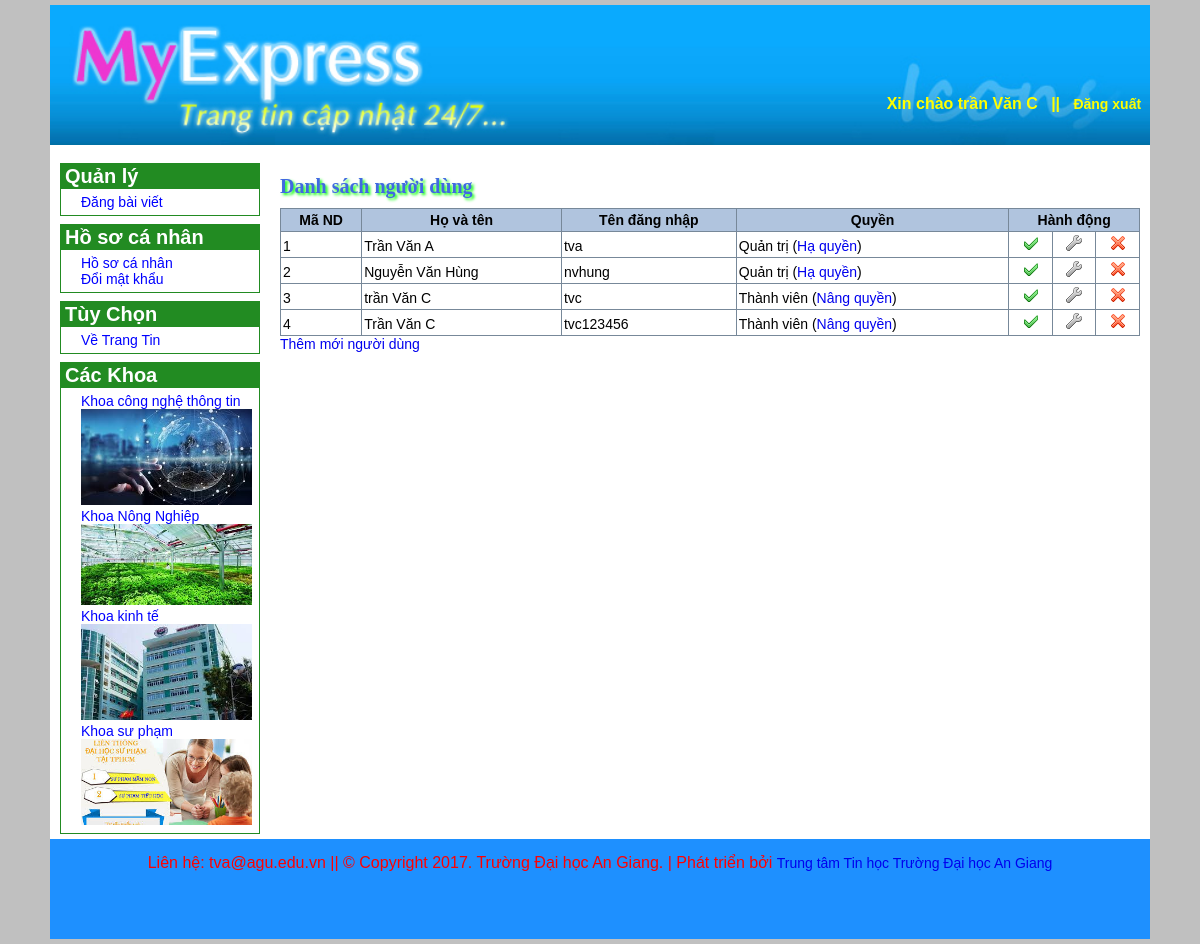
Screenshot of /Admin/index.php?do=nguoidung (signed in) with the database file from the repository.
### tables this page shows
CREATE TABLE `tbl_nguoidung` (
  `MaNguoiDung` int(10) NOT NULL,
  `TenNguoiDung` varchar(50) NOT NULL,
  `TenDangNhap` varchar(50) NOT NULL,
  `MatKhau` varchar(100) NOT NULL,
  `QuyenHan` tinyint(1) NOT NULL,
  `Khoa` tinyint(1) NOT NULL
);

### Admin/nguoidung.php (the view, shortened to what this page needs)
<?php
	$sql = "SELECT * FROM `tbl_nguoidung` WHERE 1";
	$danhsach = $connect->query($sql);
?>
<h3>Danh sách người dùng</h3>
<table class="DanhSach">
	<tr>
		<th>Mã ND</th>
		<th>Họ và tên</th>
		<th>Tên đăng nhập</th>
		<th>Quyền</th>
		<th colspan="3">Hành động</th>
	</tr>
	<?php
		while ($dong = $danhsach->fetch_array(MYSQLI_ASSOC))
		{
			echo "<tr  bgcolor='#ffffff' onmouseover='this.style.background=\"#dee3e7\"' onmouseout='this.style.background=\"#ffffff\"'>";
				echo "<td>" . $dong["MaNguoiDung"] . "</td>";
				echo "<td>" . $dong["TenNguoiDung"] . "</td>";
				echo "<td>" . $dong["TenDangNhap"] . "</td>";
				echo "<td>";
					if($dong["QuyenHan"] == 1)
						echo "Quản trị (<a href='index.php?do=nguoidung_kichhoat&id=" . $dong["MaNguoiDung"] . "&quyen=2'>Hạ quyền</a>)";
					else
						echo "Thành viên (<a href='index.php?do=nguoidung_kichhoat&id=" . $dong["MaNguoiDung"] . "&quyen=1'>Nâng quyền</a>)";
				echo "</td>";
				echo "<td align='center'>";
					if($dong["Khoa"] == 0)
						echo "<a href='index.php?do=nguoidung_kichhoat&id=" . $dong["MaNguoiDung"] . "&khoa=1'><img src='images/active.png' /></a>";
					else
						echo "<a href='index.php?do=nguoidung_kichhoat&id=" . $dong["MaNguoiDung"] . "&khoa=0'><img src='images/ban.png' /></a>";
				echo "</td>";
				echo "<td align='center'><a href='index.php?do=nguoidung_sua&id=" . $dong["MaNguoiDung"] . "'><img src='images/edit.png' /></a></td>";
				echo "<td align='center'><a href='index.php?do=nguoidung_xoa&id=" . $dong["MaNguoiDung"] . "' onclick='return confirm(\"Bạn có muốn xóa người dùng " . $dong['TenNguoiDung'] . " không?\")'><img src='images/delete.png' /></a></td>";
			echo "</tr>";
		}
	?>
</table>
<a href="index.php?do=dangky">Thêm mới người dùng</a>

### Admin/css/style.css (style rules this page uses)
* { box-sizing: border-box; font-size:14px; font-family: Verdana, Geneva, Tahoma, sans-serif; vertical-align: baseline; }
a { text-decoration: none; }
body { margin: auto; background-color: silver; padding: 5px; font-family: Verdana, Geneva, Tahoma, sans-serif; font-size: 10pt; }
#BenPhai h3 { font-size: 20px; padding: 2px 0 10px 0; color: #4169E1; font-family: Tahoma; margin-top: 8px; margin-bottom: 0; text-shadow: 2px 2px 3px #00FF00; }
table.DanhSach { width: 100%; border-collapse: collapse; }
table.DanhSach th { border: 1px solid #778899; padding: 3px 2px 3px 2px; background: #b0c4de; }
table.DanhSach td { border: 1px solid #778899; padding: 3px 2px 3px 2px; }

### rows the page displays
tbl_nguoidung: MaNguoiDung "1", TenNguoiDung "Trần Văn A", TenDangNhap "tva", Khoa 0 (drawn)
tbl_nguoidung: MaNguoiDung "2", TenNguoiDung "Nguyễn Văn Hùng", TenDangNhap "nvhung", Khoa 0 (drawn)
tbl_nguoidung: MaNguoiDung "3", TenNguoiDung "trần Văn C", TenDangNhap "tvc", Khoa 0 (drawn)
tbl_nguoidung: MaNguoiDung "4", TenNguoiDung "Trần Văn C", TenDangNhap "tvc123456", Khoa 0 (drawn)

### other values shown
$_SESSION['HoTen'] "trần Văn C"
